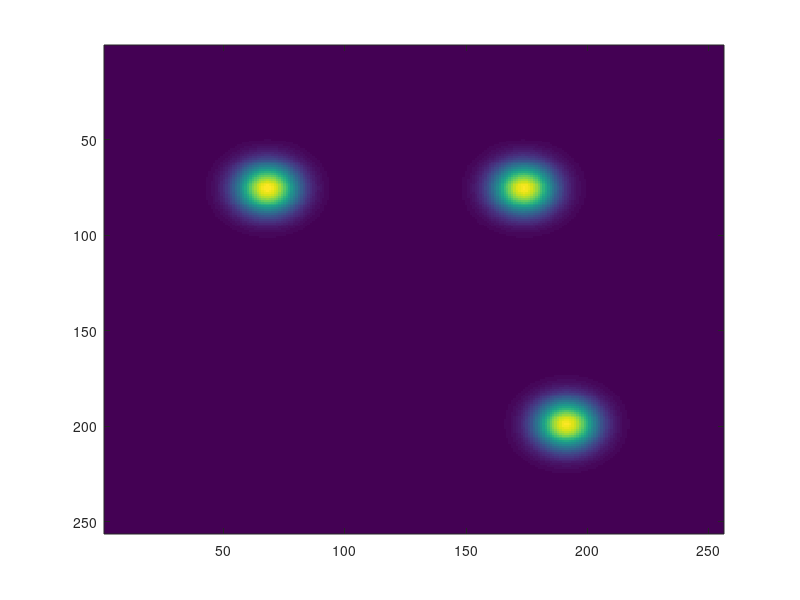

The MATLAB source for this figure: (Note: this script raises an error after producing the figure.)
clear all;
N = 64;
[x y] = meshgrid(linspace(-1, 1, N), linspace(-1, 1, N));
A = 1.4;
B = -0.2;
C = 1.2;
psi{1} = exp(-50*((x-0.5*A-B).^2 + (y-0.4*A).^2)).*exp(-j*( 20*x*C + 10*y*C));
psi{2} = exp(-50*((x+0.2*A-B).^2 + (y+0.3*A).^2)).*exp(-j*(-20*x*C - 10*y*C));
psi{3} = exp(-50*((x-0.4*A-B).^2 + (y+0.3*A).^2)).*exp(-j*( 10*x*C - 20*y*C));
v = fft2(0.3./(x.^2+y.^2+0.01));
for x = 1:3
    psi{x} = psi{x}/norm(psi{x});
end
in = 1;
for t = 0:15000
    if mod(t, 150)==0
        B = 0;
        for x = 1:3
            A = abs(psi{x}).^2;
            B = B + A/max(max(A));
        end
        figure(1);
        cla;
        imagesc(imresize(B, 4));
        truesize;
        drawnow;
        % imwrite(B, [num2str(in, '%04.f') '.png']);
        in = in + 1
    end
    for x = 1:3 % fast 2D convolution with fft
        V{x} = fftshift(ifft2(v.*fft2(conj(psi{x}).*psi{x})));
    end
    for x = 1:3 % separate wave functions
        W = zeros(N, N);
        for y = 1:3
            if y~=x
                W = W + V{y};
            end
        end
        psi{x} = psi{x} + 1e-3*j*(4*del2(psi{x}) - W.*psi{x});
    end
end
